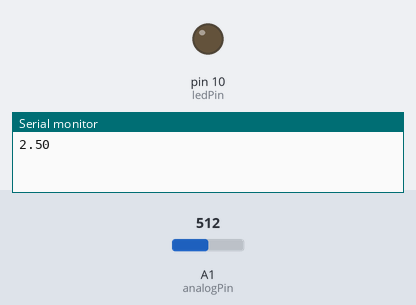
A sketch run on a simulated Arduino Uno, built with avr-gcc and run on an emulated ATmega328P. Shown: output pins drawn as LEDs (lit = HIGH), the last lines printed to the serial monitor. Inputs (shaded band) come from the test bench; at power-on: A1 (analogPin) = 512.

Above: at 0.1 s.
At 0.6 s:
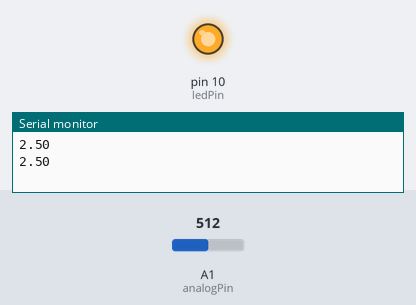
Timing chart, 0 to 2.1 s (numbered marks = the images above):
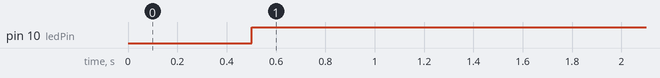

The sketch:

9_understanding_arduino_if_statements_with_potentiometer1.ino
```cpp
int analogPin = A1;
int readVal;
float V2;
int delayTime = 500;
int ledPin = 10;

void setup()
{
  pinMode(ledPin, OUTPUT);
  pinMode(analogPin, INPUT);

  Serial.begin(9600);
}


void loop()
{
  readVal = analogRead(analogPin);
  V2 = (5. / 1023.) * readVal;
  Serial.println(V2);
  delay(delayTime);

  if(V2 > 2.5)
  {
  	digitalWrite(ledPin, HIGH);
  }
  else
  {
  	digitalWrite(ledPin, LOW);
  }
}
```

Measured:
- by itself, pin 10 (ledPin): LOW → HIGH at 0.50 s
